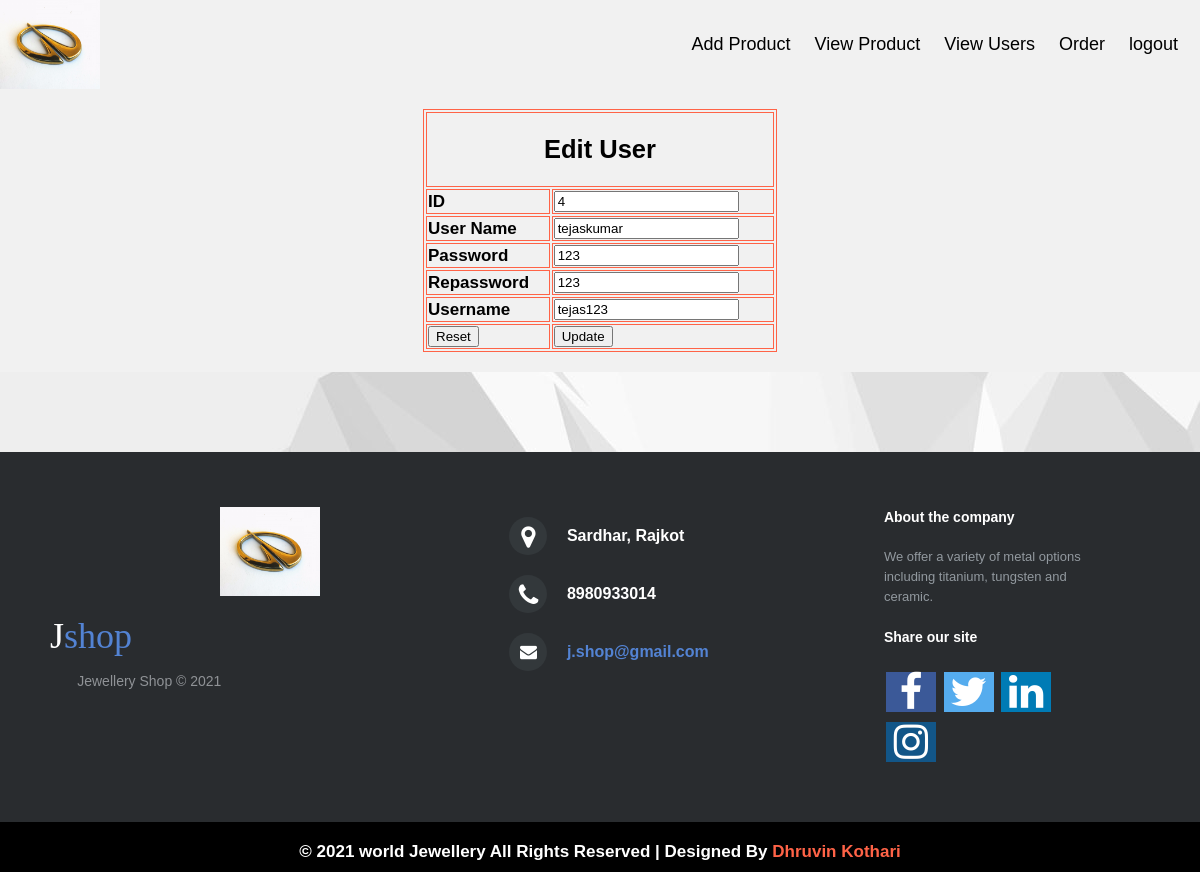
Screenshot of /useredit.php?id=4 with the database file from the repository.
### tables this page shows
CREATE TABLE `register` (
  `id` int(5) NOT NULL,
  `name` varchar(50) NOT NULL,
  `password` varchar(16) NOT NULL,
  `rpassword` varchar(16) NOT NULL,
  `username` varchar(25) NOT NULL,
  `number` int(10) NOT NULL
);

### useredit.php (the view, shortened to what this page needs)
<!DOCTYPE html>
<html>
<head>
<link rel="stylesheet" href="https://cdnjs.cloudflare.com/ajax/libs/font-awesome/4.7.0/css/font-awesome.min.css">
	<link rel="stylesheet" href="css/index.css">
	<link rel="stylesheet" href="style.css">
</head>
	<body>
	<div class="head">
					<img src="image/logo.jpg" height="45px" alt="logo" />
	<div class="header">
  <div class="header-right">
    <a href="master.php">Add Product</a>
	<a href="viewproduct.php">View Product</a>
	<a href="viewuser.php">View Users</a>
    <a href="neworder.php">Order</a>
	<a href="login.php">logout</a>
  </div>
  </div>
</div>
	<div class="header">
		<form name="f1" method="post">
		<?php
		$id = $_REQUEST["id"];
		$con= mysqli_connect("localhost","root","","jshop");
		$query = "select * from register where id ='".$id."' ";
		$res = mysqli_query($con,$query);
		?>
		<table align="center" border="1" bordercolor="tomato" height="100%" width="30%">
		<?php
		while($row = mysqli_fetch_array($res))
		{
		?>
		<tr>
					<td colspan="2"><center><h2><marquee width="100%" direction="left" height="100%">
						Edit User</marquee></h2></td>
				</tr>
				<tr>
					<td><b>ID <b></td>
					<td><input type="text" name="id" value="<?php echo $row["id"];?>" required /></td>
				</tr>
				<tr>
					<td><b>User Name <b></td>
					<td><input type="text" name="name" value="<?php echo $row["name"];?>" required /></td>
				</tr>
				<tr>
					<td><b>Password </b></td>
					<td><input type="text" name="password" value="<?php echo $row["password"];?>" required /></td>
				</tr>
				<tr>
					<td><b>Repassword </b</td>
					<td><input type="text" name="rpassword" value="<?php echo $row["rpassword"];?>" required /></td>
				</tr>
				<tr>
					<td><b>Username </b</td>
					<td><input type="text" name="username" value="<?php echo $row["username"];?>" required /></td>
				</tr>
	<?php
	}
	?>
				<tr>
					<td><input type="reset" value="Reset"></td>
					<td><input type="submit" name="ok" value="Update"></td>
				</tr>
			</table>
		</form>
		</div>
	<?php include("footer.php");?>
	</body>
</html>

### css/index.css (style rules this page uses)
* { box-sizing: border-box; }
body { margin: 0; font-family: Arial, Helvetica, sans-serif; }
.header { overflow: hidden; background-color: #f1f1f1; padding: 20px 10px; }
.header a { float: left; color: black; text-align: center; padding: 12px; text-decoration: none; font-size: 18px; line-height: 25px; border-radius: 4px; }
.header-right { float: right; }

### style.css (style rules this page uses)
body { margxin: 0; font-family: Arial; font-size: 17px; }

### useredit.php (style rules this page uses)
body { background-image:url("image/cate.jpg"); background-repeat:repeat-x; }
.head img { float: left; width: 100px; height: 89px; background: #555; }

### rows the page displays
register: id "4", name "tejaskumar", password "123", rpassword "123", username "tejas123"
